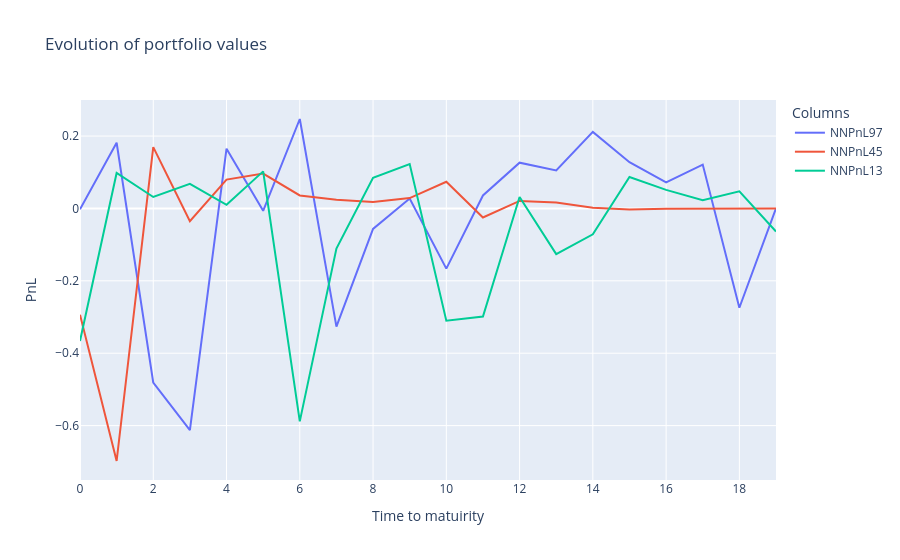

Here is the notebook cell this chart was saved with:
### Code cell
fig = go.Figure()
# Add traces for each column
for column in rewards.columns[values]:
    fig.add_trace(go.Scatter(x=rewards.index, y=rewards[column], mode='lines', name=f"NNPnL{column}"))
    #fig.add_trace(go.Scatter(x=rewards_1.index, y=rewards_1[column], mode='lines', name=f"DeltaPnL{column}"))

# Update layout
fig.update_layout(
    title='Evolution of portfolio values',
    xaxis_title='Time to matuirity',
    yaxis_title='PnL',
    template='plotly',
    legend=dict(title='Columns'),
)

# Show the plot
fig.show()

### Figure 1 — Plotly figure (JSON) as saved in the notebook; plotly's stock layout.template omitted (floating-point values rounded to 4 significant figures)
{"data": [{"mode": "lines", "name": "NNPnL97", "type": "scatter", "x": [0, 1, 2, 3, 4, 5, 6, 7, 8, 9, 10, 11, 12, 13, 14, 15, 16, 17, 18, 19], "y": [-0.002435, 0.1815, -0.4812, -0.6123, 0.1649, -0.006574, 0.2471, -0.3265, -0.05667, 0.02762, -0.1662, 0.03576, 0.1265, 0.1049, 0.2115, 0.1278, 0.07219, 0.1211, -0.2744, 9.628e-05]}, {"mode": "lines", "name": "NNPnL45", "type": "scatter", "x": [0, 1, 2, 3, 4, 5, 6, 7, 8, 9, 10, 11, 12, 13, 14, 15, 16, 17, 18, 19], "y": [-0.2935, -0.6978, 0.1693, -0.0355, 0.07966, 0.09621, 0.03593, 0.02419, 0.01789, 0.02865, 0.07378, -0.02505, 0.02068, 0.01636, 0.002012, -0.002654, -0.0005885, 8.661e-05, 3.328e-05, 0.0001498]}, {"mode": "lines", "name": "NNPnL13", "type": "scatter", "x": [0, 1, 2, 3, 4, 5, 6, 7, 8, 9, 10, 11, 12, 13, 14, 15, 16, 17, 18, 19], "y": [-0.3664, 0.09789, 0.0316, 0.06803, 0.01016, 0.1024, -0.5884, -0.1109, 0.08465, 0.1228, -0.3103, -0.2987, 0.03182, -0.1263, -0.07147, 0.08687, 0.05133, 0.02304, 0.04743, -0.06401]}], "layout": {"legend": {"title": {"text": "Columns"}}, "title": {"text": "Evolution of portfolio values"}, "xaxis": {"title": {"text": "Time to matuirity"}}, "yaxis": {"title": {"text": "PnL"}}}}
